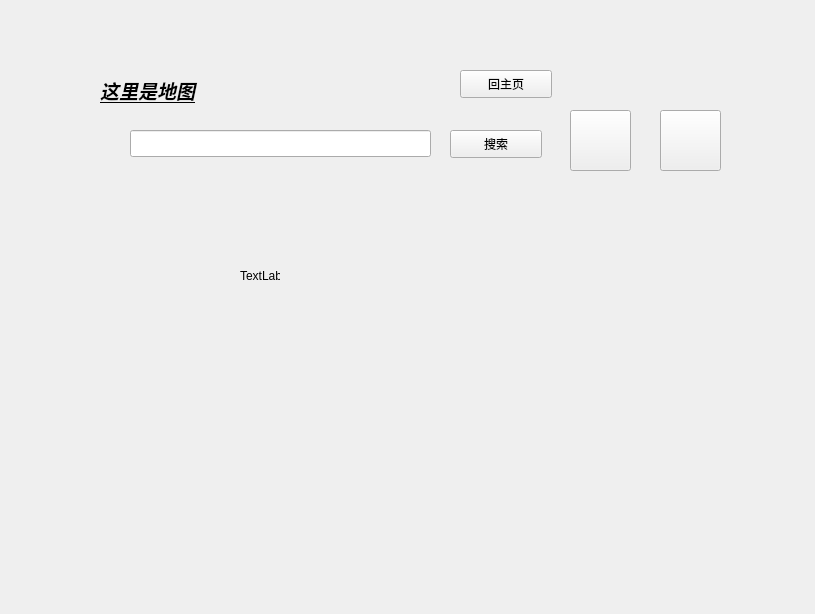
<?xml version="1.0" encoding="UTF-8"?>
<ui version="4.0">
 <class>Map</class>
 <widget class="QWidget" name="Map">
  <property name="geometry">
   <rect>
    <x>0</x>
    <y>0</y>
    <width>815</width>
    <height>614</height>
   </rect>
  </property>
  <property name="windowTitle">
   <string>Form</string>
  </property>
  <widget class="QWidget" name="widget" native="true">
   <property name="geometry">
    <rect>
     <x>90</x>
     <y>60</y>
     <width>671</width>
     <height>491</height>
    </rect>
   </property>
   <widget class="QLabel" name="label">
    <property name="geometry">
     <rect>
      <x>10</x>
      <y>0</y>
      <width>141</width>
      <height>61</height>
     </rect>
    </property>
    <property name="text">
     <string>&lt;html&gt;&lt;head/&gt;&lt;body&gt;&lt;p&gt;&lt;span style=&quot; font-size:14pt; font-weight:700; font-style:italic; text-decoration: underline;&quot;&gt;这里是地图&lt;/span&gt;&lt;/p&gt;&lt;/body&gt;&lt;/html&gt;</string>
    </property>
   </widget>
   <widget class="QPushButton" name="pushButton">
    <property name="geometry">
     <rect>
      <x>370</x>
      <y>10</y>
      <width>92</width>
      <height>28</height>
     </rect>
    </property>
    <property name="text">
     <string>回主页</string>
    </property>
   </widget>
   <widget class="QLineEdit" name="edit_search">
    <property name="geometry">
     <rect>
      <x>40</x>
      <y>70</y>
      <width>301</width>
      <height>27</height>
     </rect>
    </property>
   </widget>
   <widget class="QPushButton" name="searchBtn">
    <property name="geometry">
     <rect>
      <x>360</x>
      <y>70</y>
      <width>92</width>
      <height>28</height>
     </rect>
    </property>
    <property name="text">
     <string>搜索</string>
    </property>
   </widget>
   <widget class="QPushButton" name="enlargeBtn">
    <property name="geometry">
     <rect>
      <x>480</x>
      <y>50</y>
      <width>61</width>
      <height>61</height>
     </rect>
    </property>
    <property name="text">
     <string/>
    </property>
   </widget>
   <widget class="QPushButton" name="reduceBtn">
    <property name="geometry">
     <rect>
      <x>570</x>
      <y>50</y>
      <width>61</width>
      <height>61</height>
     </rect>
    </property>
    <property name="text">
     <string/>
    </property>
   </widget>
   <widget class="QWidget" name="mapWidget" native="true">
    <property name="geometry">
     <rect>
      <x>30</x>
      <y>110</y>
      <width>621</width>
      <height>351</height>
     </rect>
    </property>
    <widget class="QLabel" name="label_2">
     <property name="geometry">
      <rect>
       <x>120</x>
       <y>100</y>
       <width>40</width>
       <height>12</height>
      </rect>
     </property>
     <property name="text">
      <string>TextLabel</string>
     </property>
    </widget>
   </widget>
  </widget>
 </widget>
 <resources/>
 <connections/>
</ui>
